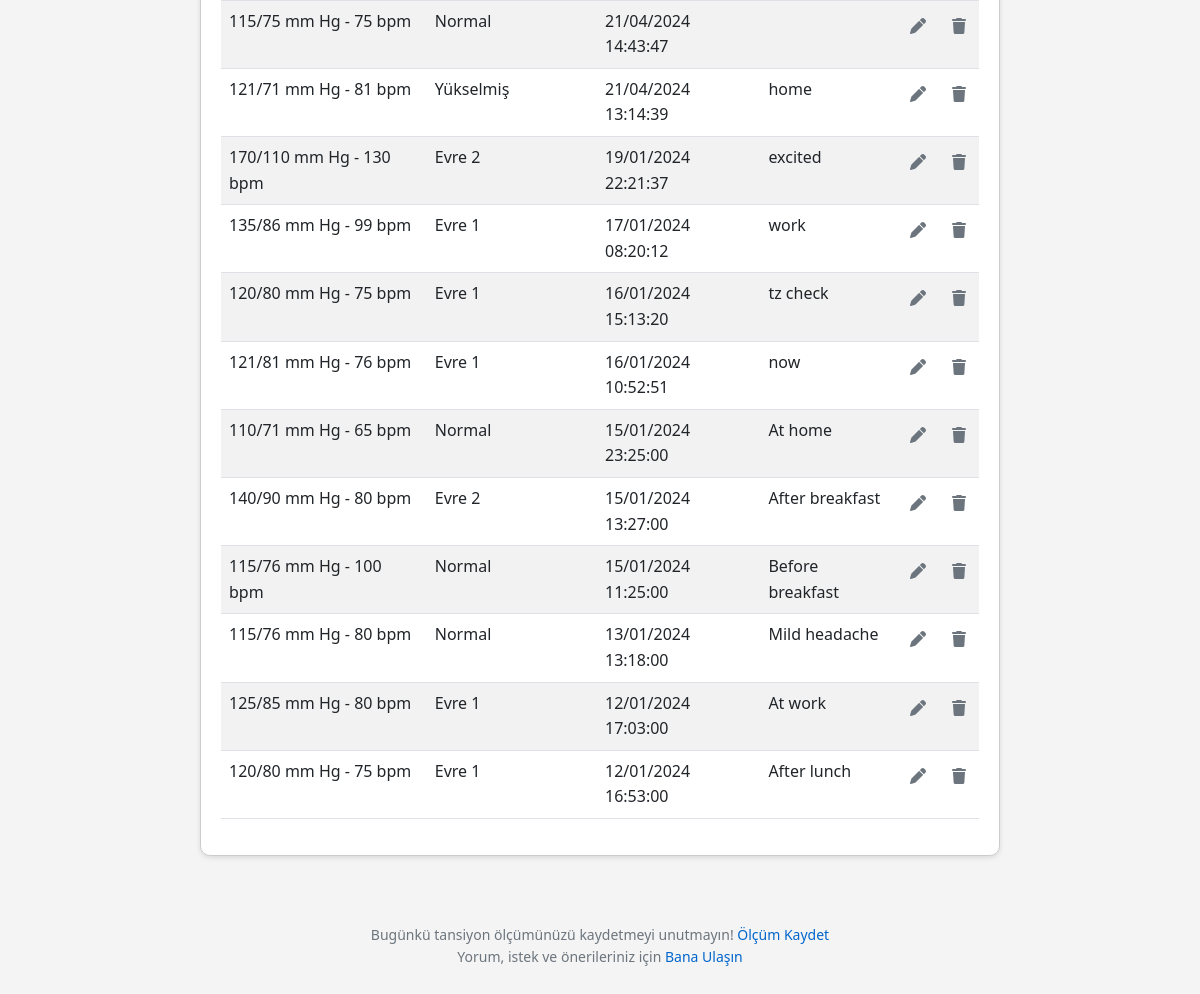
Page /history (signed in, lower part) on the earlier database version.
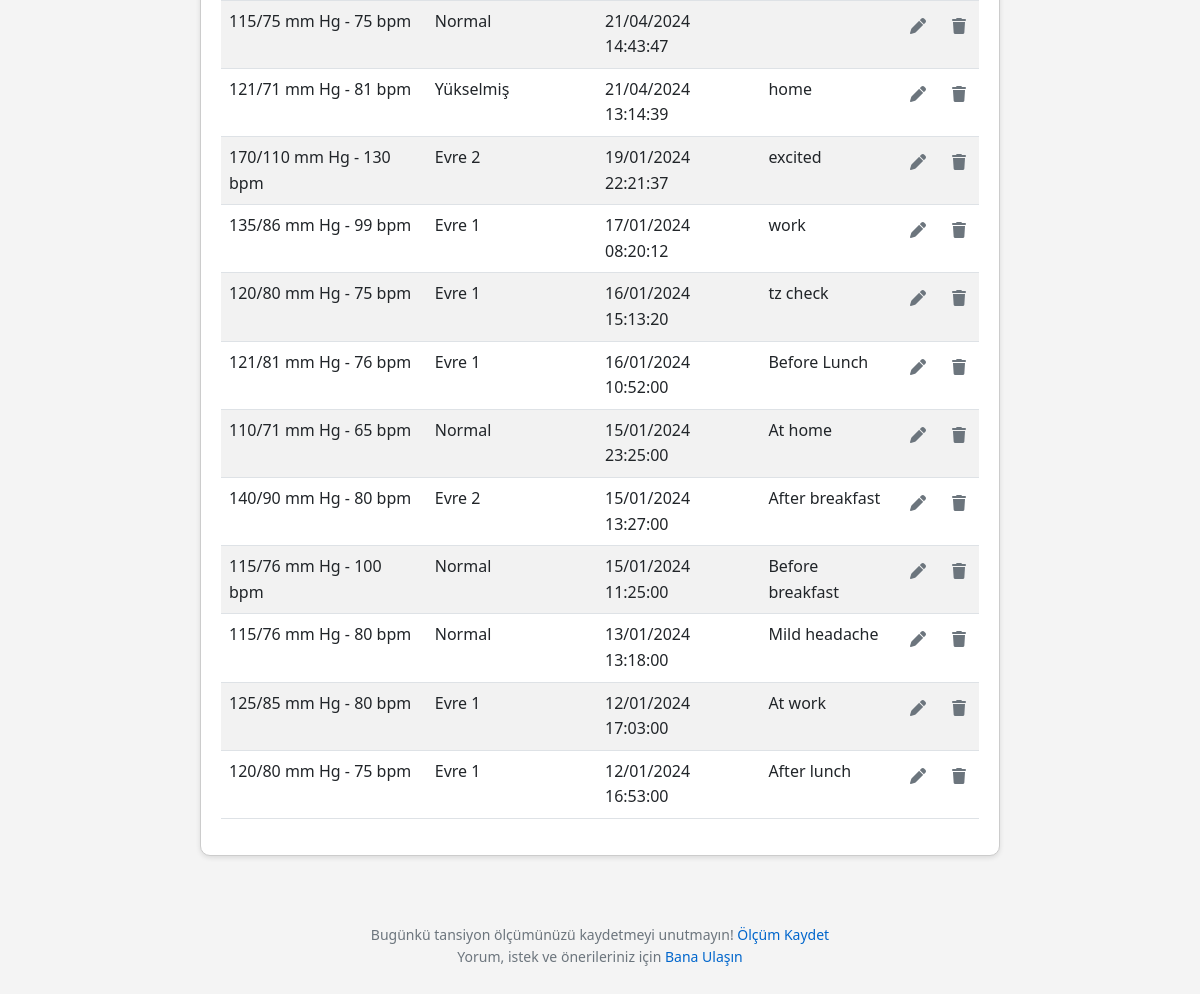
Same page on the later database version.
### tables this page shows
CREATE TABLE blood_pressure_readings (
id INTEGER PRIMARY KEY AUTOINCREMENT NOT NULL,
user_id INTEGER NOT NULL,
systolic INTEGER NOT NULL,
diastolic INTEGER NOT NULL,
pulse INTEGER,
reading_date DATETIME DEFAULT CURRENT_TIMESTAMP,
notes TEXT,
FOREIGN KEY (user_id) REFERENCES users (id));

### app.py (the view)
@app.route("/history", methods=["GET", "POST"])
@login_required
def history():
    if request.method == "POST":
        if "edit_record" in request.form:
            record_id = request.form.get("record_id")
            return redirect(url_for('edit', id=record_id))
        elif "remove_record" in request.form:
            record_id = request.form.get("record_id")
            db.execute("DELETE FROM blood_pressure_readings WHERE id = ?", record_id)
            return redirect("/history")
    else:
        user_id = session["user_id"]
        user_timezone = db.execute("SELECT timezone FROM users WHERE id = ?", user_id)[0]['timezone']
        user_tz = pytz.timezone(user_timezone)
        recording_rows = db.execute("SELECT * FROM blood_pressure_readings WHERE user_id = ? ORDER BY reading_date DESC;", user_id)
        for row in recording_rows:
            row["classification"] = classify_bp(row["systolic"], row["diastolic"])
            utc_time = row["reading_date"]
            try:
                local_time = pytz.utc.localize(datetime.strptime(utc_time, '%Y-%m-%d %H:%M:%S')).astimezone(user_tz)
                row["reading_date"] = local_time.strftime('%d/%m/%Y %H:%M:%S')
            except Exception:
                row["reading_date"] = utc_time
    return render_template("history.html", classes=g.language_data['classes'], history=recording_rows, data=g.language_data['history'])

### app.py (called while the page is built)
@app.before_request
def load_language_data():
    if 'language' not in session:
        session['language'] = 'tr'
    user_lang = session['language']
    with open(f'languages/{user_lang}.json', 'r') as file:
        g.language_data = json.load(file)
    g.language_data['current_lang'] = user_lang

@app.after_request
def after_request(response):
    response.headers["Cache-Control"] = "no-cache, no-store, must-revalidate"
    response.headers["Expires"] = 0
    response.headers["Pragma"] = "no-cache"
    return response

@app.context_processor
def inject_layout_data():
    return dict(layout_data=g.language_data['layout'])

@app.context_processor
def inject_user_details():
    if 'user_id' in session:
        user_id = session['user_id']
        user_info = db.execute("SELECT username FROM users WHERE id = ?", user_id)
        if user_info:
            username = user_info[0]['username']
        else:
            username = None
    else:
        username = None
    return {'username': username}

### helpers.py (called while the page is built)
def classify_bp(systolic, diastolic):
    if systolic < 120 and diastolic < 80:
        return "Normal"
    elif 120 <= systolic < 130 and diastolic < 80:
        return "Elevated"
    elif 130 <= systolic < 140 or 80 <= diastolic < 90:
        return "High1"
    elif 140 <= systolic or 90 <= diastolic:
        return "High2"
    else:
        return "Crisis"

def login_required(f):
    @wraps(f)
    def decorated_function(*args, **kwargs):
        if session.get("user_id") is None:
            return redirect("/login")
        return f(*args, **kwargs)
    return decorated_function

### templates/history.html (shortened to what this page needs)
{% extends "layout.html" %}
{% block main %}
    <div class="section">
        <link rel="stylesheet" href="https://cdnjs.cloudflare.com/ajax/libs/font-awesome/6.0.0-beta3/css/all.min.css">
        <table class="table table-striped">
            <tbody>
                {% for row in history %}
                <tr>
                    <td class="text-start">{{ row.systolic }}/{{ row.diastolic }} mm Hg - {{ row.pulse }} bpm</td>
                    <td class="text-start">{{ classes[row.classification] }}</td>
                    <td class="text-start">{{ row.reading_date }}</td>
                    <td class="text-start">{{ row.notes }}</td>
                    <td>
                    <form action="/history" method="POST" style="display:inline;">
                        <button type="submit" name="edit_record" class="icon-btn" title="{{ data.editRecording }}">
                            <i class="fas fa-pen"></i>
                        </button>
                    </form>
                    </td>
                    <td>
                    <form action="/history" method="POST" style="display:inline;">
                        <button type="submit" name="remove_record" class="icon-btn" title="{{ data.removeRecording }}">
                            <i class="fas fa-trash"></i>
                        </button>
                    </form>
                    </td>
                </tr>
                {% endfor %}
            </tbody>
        </table>
    </div>
{% endblock %}

### templates/layout.html (shortened to what this page needs)
<!DOCTYPE html>
<html lang="en">
    <head>
        <link href="https://cdn.jsdelivr.net/npm/bootstrap@5.1.3/dist/css/bootstrap.min.css" rel="stylesheet">
        <link href="/static/styles.css" rel="stylesheet">
        <link rel="stylesheet" href="https://cdnjs.cloudflare.com/ajax/libs/font-awesome/6.0.0-beta3/css/all.min.css">
    </head>
    <body>
        <main class="container-fluid py-5 text-center">
            {% block main %}{% endblock %}
        </main>
        <footer class="mb-5 small text-center text-muted">
            {% if session["user_id"] %}
                {{ layout_data.footerTextA }} <a href="/record">{{ layout_data.footerTextB }}</a> <br>
            {% endif %}
                {{ layout_data.footerTextC }} <a href="mailto:dryelissatomic@gmail.com">{{ layout_data.footerTextD }}</a>
        </footer>
    </body>
</html>

### static/styles.css (style rules this page uses)
body { background-color: #f4f4f4; color: #333; font-family: 'Segoe UI', Arial, sans-serif; line-height: 1.6; margin: 0; padding: 20px; }
p, li, a { font-size: 1em; text-align: justify; }
a { color: #0066cc; text-decoration: none; }
.section { background-color: #ffffff; border: 1px solid #ccc; border-radius: 10px; box-shadow: 0 2px 5px rgba(0,0,0,0.1); padding: 20px; margin: 20px auto; margin-left: auto; margin-right: auto; max-width: 800px; }
.text-center { text-align: center; }
button { background-color: #4CAF50; border: none; border-radius: 5px; color: white; cursor: pointer; display: inline-block; font-size: 16px; margin: 4px 2px; padding: 10px 20px; text-align: center; text-decoration: none; transition-duration: 0.4s; }
.icon-btn { background: none; border: none; color: #6c757d; cursor: pointer; font-size: 16px; padding: 5px; margin: 0; transition: 0.3s; }

Differences in the rows shown:
changed blood_pressure_readings: reading_date "16/01/2024 10:52:51" → "16/01/2024 10:52:00"; notes "now" → "Before Lunch"
